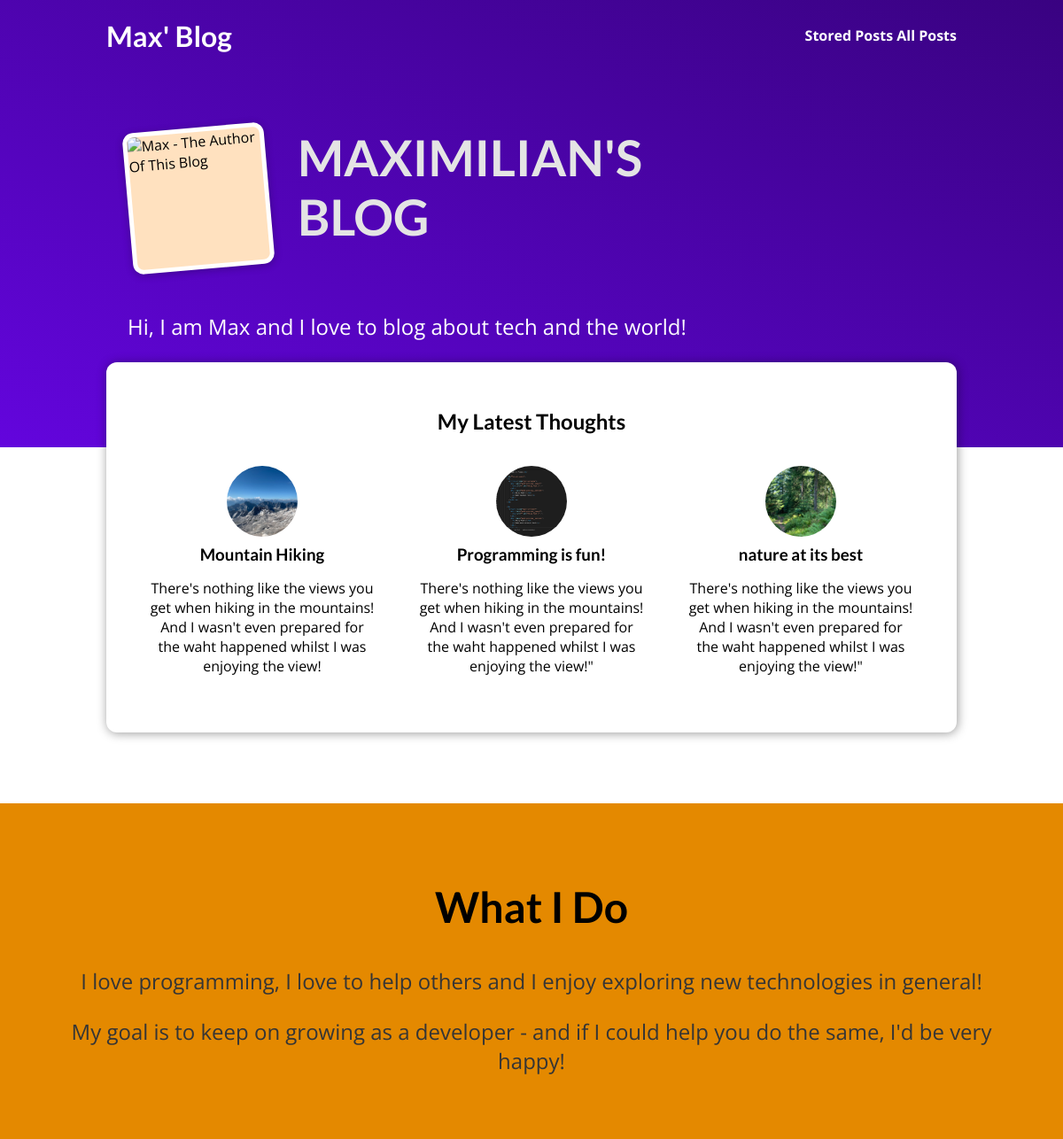
The page / on the database its author committed.
### blog/models.py (models this page shows, shortened)
class Post(models.Model):
    title = models.CharField(max_length=150)
    excerpt = models.CharField(max_length=200)
    image = models.ImageField(upload_to="posts", null=True)
    date = models.DateField(auto_now=True)
    slug = models.SlugField(unique=True, db_index=True)
    content = models.TextField(validators=[MinLengthValidator(10)])
    author = models.ForeignKey(
        Author, on_delete=models.SET_NULL, null=True, related_name="posts")
    tags = models.ManyToManyField(Tag)

### blog/views.py (the view)
# urls.py: path("", views.StartingPageView.as_view(), name="starting-page"),
class StartingPageView(ListView):
    template_name = "blog/index.html"
    model = Post
    ordering = ["-date"]
    context_object_name = "posts"
    def get_queryset(self):
        queryset = super().get_queryset()
        data = queryset[:3]
        return data

### blog/templates/blog/index.html (shortened to what this page needs)
{% extends "base.html" %}
{% load static %}
{% block css_files %}
  <link rel="stylesheet" href="{% static "blog/post.css" %}" />
  <link rel="stylesheet" href="{% static "blog/index.css" %}" />
{% endblock %}
{% block content %}
<section id="welcome">
  <header>
    <img src="{% static "blog/images/max.png" %}" alt="Max - The Author Of This Blog" />
    <h2>MAXIMILIAN'S BLOG</h2>
  </header>
  <p>Hi, I am Max and I love to blog about tech and the world!</p>
</section>
<section id="latest-posts">
  <h2>My Latest Thoughts</h2>
  <ul>
    {% for post in posts %}
      {% include "blog/includes/post.html" %}
    {% endfor %}
  </ul>
</section>
<section id="about">
  <h2>What I Do</h2>
  <p>
    I love programming, I love to help others and I enjoy exploring new
    technologies in general!
  </p>
  <p>
    My goal is to keep on growing as a developer - and if I could help you do
    the same, I'd be very happy!
  </p>
</section>
{% endblock %}

### blog/templates/blog/includes/post.html
{% load static %}
<li>
    <article class="post">
      <a href="{% url "post-detail-page" post.slug %}">
        <img src="{{ post.image.url }}" alt="{{ post.title }}"
        />
        <div class="post__content">
          <h3>{{ post.title }}</h3>
          <p>
            {{ post.excerpt }}
          </p>
        </div>
      </a>
    </article>
  </li>

### static/app.css (style rules this page uses)
* { box-sizing: border-box; }
html { font-family: 'Open Sans', 'Lato', sans-serif; }
body { margin: 0; }
h1, h2, h3 { font-family: 'Lato', sans-serif; font-weight: bold; }

### blog/static/blog/post.css (style rules this page uses)
.post { display: flex; flex-direction: column; align-items: center; text-align: center; }
.post a { text-decoration: none; color: black; transition: all 0.2s ease; padding: 1rem; }
.post img { width: 5rem; height: 5rem; object-fit: cover; border-radius: 50%; }
.post h3 { margin: 0.25rem 0; }

### blog/static/blog/index.css (style rules this page uses)
#welcome { background: linear-gradient(to right top, #6305dd, #390281); padding: 6rem 12%; }
#welcome header { display: flex; align-items: flex-start; margin: 3rem auto; }
#welcome img { width: 10rem; height: 10rem; object-fit: cover; object-position: top; border: 5px solid white; border-radius: 12px; background-color: #ffe1bf; transform: rotateZ(-5deg); box-shadow: 0 2px 8px rgba(0, 0, 0, 0.25); }
#welcome h2 { font-size: 3.5rem; margin: 0 0 0 2rem; color: #e4e4e4; width: 10rem; }
#welcome p { color: white; font-size: 1.5rem; }
#latest-posts { background-color: white; padding: 2rem; border-radius: 12px; width: 60rem; margin: -6rem auto 2rem auto; box-shadow: 1px 1px 12px rgba(0, 0, 0, 0.4); }
#latest-posts h2 { text-align: center; }
#latest-posts ul { list-style: none; margin: 0; padding: 0; display: flex; gap: 1rem; }
#latest-posts li { flex: 1; }
#about { text-align: center; padding: 3rem; background-color: #e48900; margin-top: 5rem; }
#about h2 { font-size: 3rem; }
#about p { font-size: 1.5rem; color: #353535; }

### rows shown on the page
Post: image (picture), title "Mountain Hiking", excerpt "There's nothing like the views you get when hiking in the mountains! And I wasn't even prepared for the waht happened whilst I was enjoying the view!"
Post: image (picture), title "Programming is fun!", excerpt "There's nothing like the views you get when hiking in the mountains! And I wasn't even prepared for the waht happened whilst I was enjoying the view!\""
Post: image (picture), title "nature at its best", excerpt "There's nothing like the views you get when hiking in the mountains! And I wasn't even prepared for the waht happened whilst I was enjoying the view!\""
